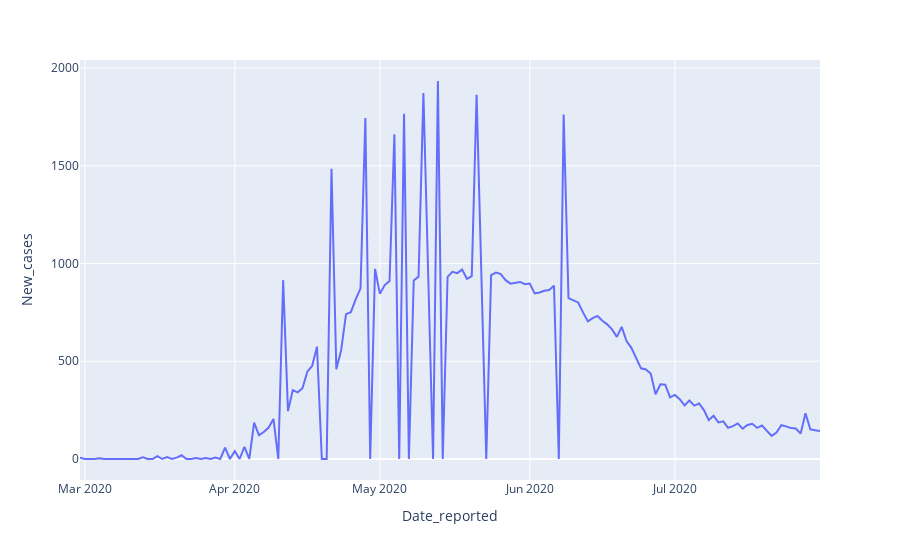

Source (notebook cell):
### Markdown cell above
#### Line plot of Belarus data using plotly

### Code cell
fig = px.line(belarus, "Date_reported", "New_cases")
fig.update_layout(hovermode = "x unified")
fig.show()

### Figure 1 — Plotly figure (JSON) as saved in the notebook; plotly's stock layout.template omitted (floating-point values rounded to 4 significant figures; data arrays with more than 128 entries replaced by an {"elided": "..."} marker saying what was removed)
{"data": [{"hovertemplate": "Date_reported=%{x}<br>New_cases=%{y}<extra></extra>", "legendgroup": "", "line": {"color": "#636efa", "dash": "solid"}, "marker": {"symbol": "circle"}, "mode": "lines", "name": "", "orientation": "v", "showlegend": false, "type": "scatter", "x": {"elided": "154 str values"}, "xaxis": "x", "y": {"elided": "154 int values"}, "yaxis": "y"}], "layout": {"hovermode": "x unified", "legend": {"tracegroupgap": 0}, "margin": {"t": 60}, "xaxis": {"anchor": "y", "domain": [0, 1], "title": {"text": "Date_reported"}}, "yaxis": {"anchor": "x", "domain": [0, 1], "title": {"text": "New_cases"}}}}
